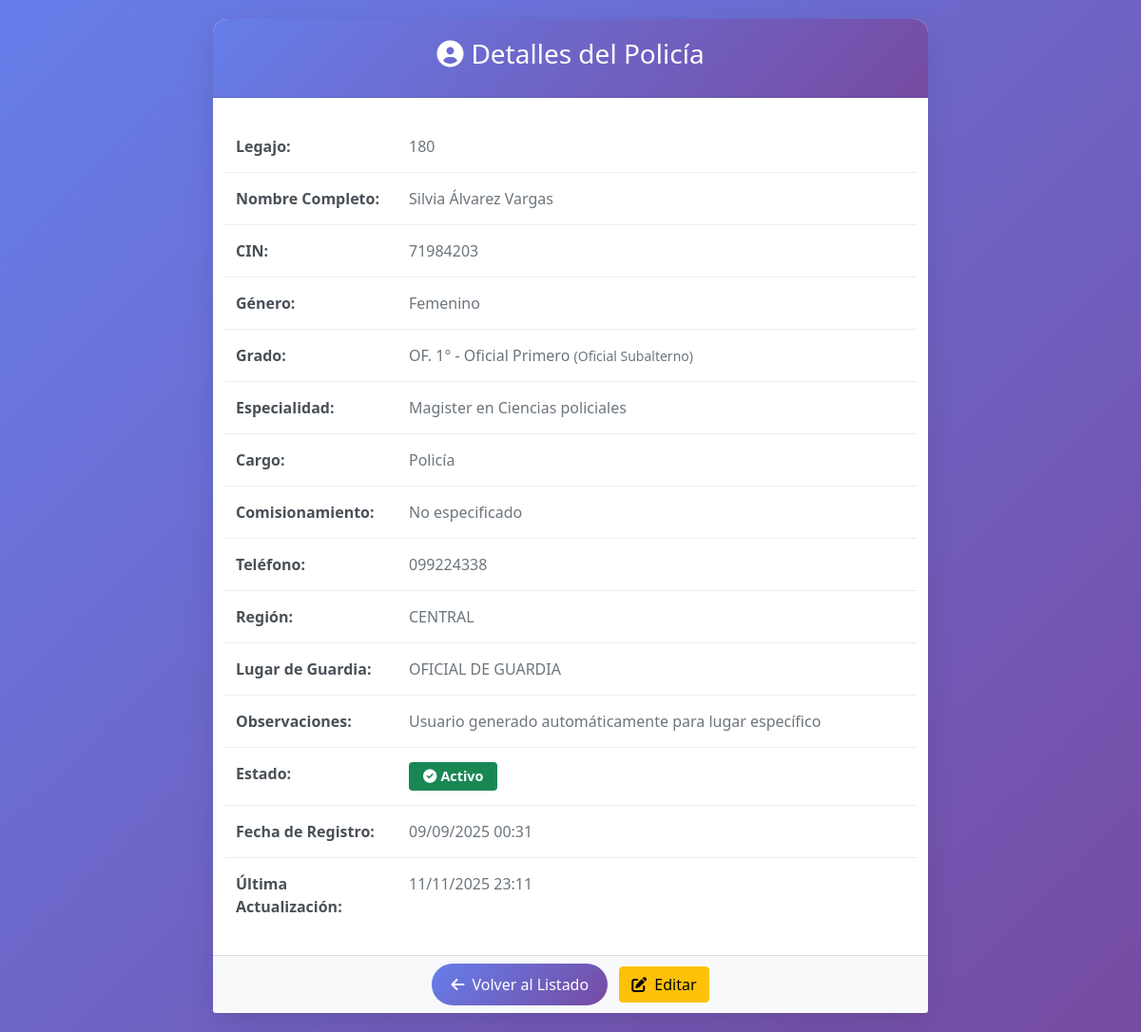
/admin/policias/ver_detalles.php?id=593 (signed in), run on an earlier commit of the app's database.
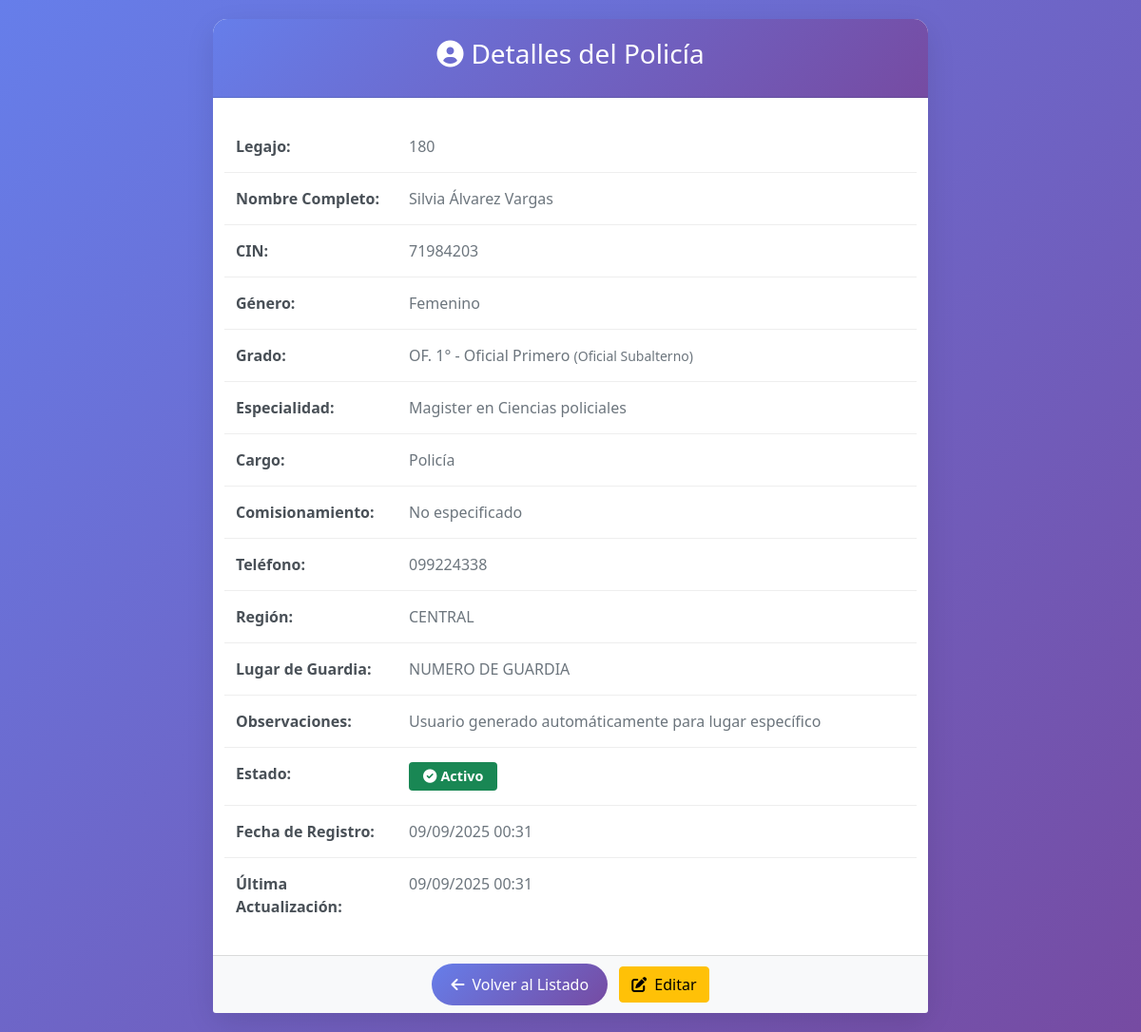
And on a later commit of the database.
### tables this page shows
CREATE TABLE `policias` (
  `id` int NOT NULL,
  `legajo` int NOT NULL,
  `nombre` varchar(100) NOT NULL,
  `apellido` varchar(100) NOT NULL,
  `cin` varchar(20) NOT NULL,
  `genero` enum('MASCULINO','FEMENINO') NOT NULL,
  `grado_id` int NOT NULL COMMENT 'Referencia a tipo_grados.id',
  `especialidad_id` int DEFAULT NULL,
  `cargo` varchar(150) DEFAULT NULL,
  `comisionamiento` varchar(200) DEFAULT NULL,
  `telefono` varchar(20) DEFAULT NULL,
  `region_id` int DEFAULT '1',
  `lugar_guardia_id` int DEFAULT NULL,
  `lugar_guardia_reserva_id` int DEFAULT '6' COMMENT 'Siempre ATENCIÓN TELEFÓNICA EXCLUSIVA (ID 6)',
  `observaciones` varchar(500) DEFAULT NULL,
  `activo` tinyint(1) DEFAULT '1',
  `estado` enum('DISPONIBLE','NO DISPONIBLE') DEFAULT 'DISPONIBLE',
  `created_at` timestamp NULL DEFAULT CURRENT_TIMESTAMP,
  `updated_at` timestamp NULL DEFAULT CURRENT_TIMESTAMP ON UPDATE CURRENT_TIMESTAMP
);

CREATE TABLE `lugares_guardias` (
  `id` int NOT NULL,
  `nombre` varchar(100) NOT NULL,
  `descripcion` text,
  `direccion` varchar(200) DEFAULT NULL,
  `zona` varchar(50) DEFAULT NULL,
  `activo` tinyint(1) DEFAULT '1',
  `created_at` timestamp NULL DEFAULT CURRENT_TIMESTAMP,
  `updated_at` timestamp NULL DEFAULT CURRENT_TIMESTAMP ON UPDATE CURRENT_TIMESTAMP
);

CREATE TABLE `tipo_grados` (
  `id` int NOT NULL,
  `nombre` varchar(100) NOT NULL,
  `nivel_jerarquia` int NOT NULL,
  `abreviatura` varchar(20) DEFAULT NULL,
  `grado_id` int NOT NULL,
  `created_at` timestamp NULL DEFAULT CURRENT_TIMESTAMP,
  `updated_at` timestamp NULL DEFAULT CURRENT_TIMESTAMP ON UPDATE CURRENT_TIMESTAMP
);

CREATE TABLE `grados` (
  `id` int NOT NULL,
  `nombre` varchar(100) NOT NULL,
  `nivel_jerarquia` int NOT NULL,
  `abreviatura` varchar(20) DEFAULT NULL,
  `descripcion` text,
  `created_at` timestamp NULL DEFAULT CURRENT_TIMESTAMP,
  `updated_at` timestamp NULL DEFAULT CURRENT_TIMESTAMP ON UPDATE CURRENT_TIMESTAMP
);

CREATE TABLE `especialidades` (
  `id` int NOT NULL,
  `nombre` varchar(150) NOT NULL,
  `descripcion` text,
  `created_at` timestamp NULL DEFAULT CURRENT_TIMESTAMP,
  `updated_at` timestamp NULL DEFAULT CURRENT_TIMESTAMP ON UPDATE CURRENT_TIMESTAMP
);

CREATE TABLE `regiones` (
  `id` int NOT NULL,
  `nombre` varchar(50) NOT NULL,
  `descripcion` text,
  `activo` tinyint(1) DEFAULT '1',
  `created_at` timestamp NULL DEFAULT CURRENT_TIMESTAMP,
  `updated_at` timestamp NULL DEFAULT CURRENT_TIMESTAMP ON UPDATE CURRENT_TIMESTAMP
);

### admin/policias/ver_detalles.php (the view, shortened to what the changed rows need)
<?php
require_once '../../cnx/db_connect.php';
$policia_id = (int)$_GET['id'];
$sql = "
    SELECT p.*, tg.nombre as grado_nombre, tg.abreviatura as grado_abreviatura,
           g.nombre as categoria_nombre, e.nombre as especialidad_nombre,
           lg.nombre as lugar_guardia_nombre, r.nombre as region_nombre
    FROM policias p
    LEFT JOIN tipo_grados tg ON p.grado_id = tg.id
    LEFT JOIN grados g ON tg.grado_id = g.id
    LEFT JOIN especialidades e ON p.especialidad_id = e.id
    LEFT JOIN lugares_guardias lg ON p.lugar_guardia_id = lg.id
    LEFT JOIN regiones r ON p.region_id = r.id
    WHERE p.id = ?
";
$stmt = $conn->prepare($sql);
$stmt->execute([$policia_id]);
$policia = $stmt->fetch(PDO::FETCH_ASSOC);
?>
<!DOCTYPE html>
<html lang="es">
<head>
    <link href="https://cdn.jsdelivr.net/npm/bootstrap@5.1.3/dist/css/bootstrap.min.css" rel="stylesheet">
    <link href="https://cdnjs.cloudflare.com/ajax/libs/font-awesome/6.0.0/css/all.min.css" rel="stylesheet">
</head>
<body>
    <div class="container main-container">
        <div class="row justify-content-center">
            <div class="col-lg-8">
                <div class="card">
                    <div class="card-body p-4">
                        <div class="row info-row">
                            <div class="col-md-3 info-label">Legajo:</div>
                            <div class="col-md-9 info-value"><?php echo htmlspecialchars($policia['legajo']); ?></div>
                        </div>
                        <div class="row info-row">
                            <div class="col-md-3 info-label">Nombre Completo:</div>
                            <div class="col-md-9 info-value"><?php echo htmlspecialchars($policia['nombre'] . ' ' . $policia['apellido']); ?></div>
                        </div>
                        <div class="row info-row">
                            <div class="col-md-3 info-label">CIN:</div>
                            <div class="col-md-9 info-value"><?php echo htmlspecialchars($policia['cin']); ?></div>
                        </div>
                        <div class="row info-row">
                            <div class="col-md-3 info-label">Grado:</div>
                            <div class="col-md-9 info-value">
                                <?php if ($policia['grado_abreviatura']): ?>
                                    <?php echo htmlspecialchars($policia['grado_abreviatura'] . ' - ' . $policia['grado_nombre']); ?>
                                    <small class="text-muted">(<?php echo htmlspecialchars($policia['categoria_nombre']); ?>)</small>
                                <?php else: ?>
                                    <span class="text-muted">No asignado</span>
                                <?php endif; ?>
                            </div>
                        </div>
                        <div class="row info-row">
                            <div class="col-md-3 info-label">Especialidad:</div>
                            <div class="col-md-9 info-value">
                                <?php echo $policia['especialidad_nombre'] ? htmlspecialchars($policia['especialidad_nombre']) : '<span class="text-muted">No asignada</span>'; ?>
                            </div>
                        </div>
                        <div class="row info-row">
                            <div class="col-md-3 info-label">Cargo:</div>
                            <div class="col-md-9 info-value"><?php echo $policia['cargo'] ? htmlspecialchars($policia['cargo']) : '<span class="text-muted">No especificado</span>'; ?></div>
                        </div>
                        <div class="row info-row">
                            <div class="col-md-3 info-label">Teléfono:</div>
                            <div class="col-md-9 info-value"><?php echo $policia['telefono'] ? htmlspecialchars($policia['telefono']) : '<span class="text-muted">No especificado</span>'; ?></div>
                        </div>
                        <div class="row info-row">
                            <div class="col-md-3 info-label">Región:</div>
                            <div class="col-md-9 info-value">
                                <?php echo $policia['region_nombre'] ? htmlspecialchars($policia['region_nombre']) : '<span class="text-muted">No asignada</span>'; ?>
                            </div>
                        </div>
                        <div class="row info-row">
                            <div class="col-md-3 info-label">Lugar de Guardia:</div>
                            <div class="col-md-9 info-value">
                                <?php echo $policia['lugar_guardia_nombre'] ? htmlspecialchars($policia['lugar_guardia_nombre']) : '<span class="text-muted">No asignado</span>'; ?>
                            </div>
                        </div>
                        <div class="row info-row">
                            <div class="col-md-3 info-label">Observaciones:</div>
                            <div class="col-md-9 info-value">
                                <?php echo $policia['observaciones'] ? htmlspecialchars($policia['observaciones']) : '<span class="text-muted">Sin observaciones</span>'; ?>
                            </div>
                        </div>
                        <div class="row info-row">
                            <div class="col-md-3 info-label">Fecha de Registro:</div>
                            <div class="col-md-9 info-value">
                                <?php echo date('d/m/Y H:i', strtotime($policia['created_at'])); ?>
                            </div>
                        </div>
                        <?php if ($policia['updated_at']): ?>
                        <div class="row info-row">
                            <div class="col-md-3 info-label">Última Actualización:</div>
                            <div class="col-md-9 info-value">
                                <?php echo date('d/m/Y H:i', strtotime($policia['updated_at'])); ?>
                            </div>
                        </div>
                        <?php endif; ?>
                    </div>
                </div>
            </div>
        </div>
    </div>
</body>
</html>

What changed in the data, as far as the page shows it:
changed policias "Silvia Álvarez Vargas": lugar_guardia.nombre "OFICIAL DE GUARDIA" → "NUMERO DE GUARDIA"; updated_at "11/11/2025 23:11" → "09/09/2025 00:31"
